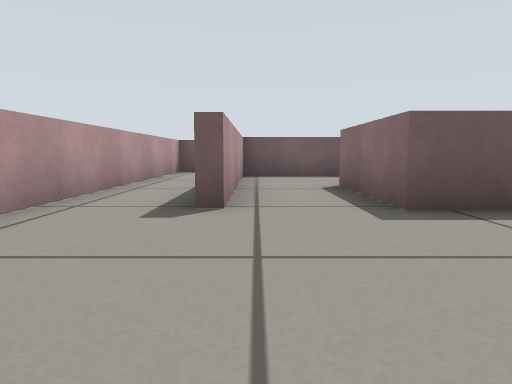
[1] (above)

24 first-person views from a walk through a world built for the Gazebo simulator. The camera is 0.29 m above the floor, tilts 6° down and sees 70° across. The floor is counted in squares, 0.5 m on a side. Each view is taken from the middle of a square. On the plan, view 1 faces up. The plan holds only what a view shows up to about 10 squares ahead; the rest is blank.

[2]
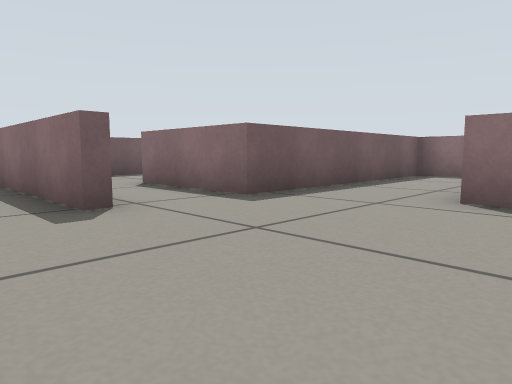

[3]
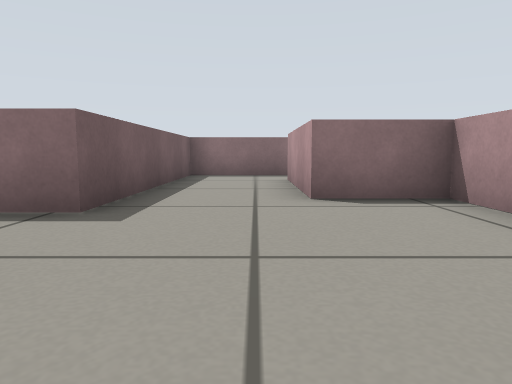

[4]
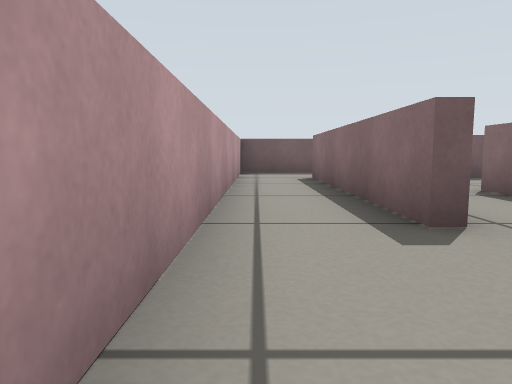

[5]
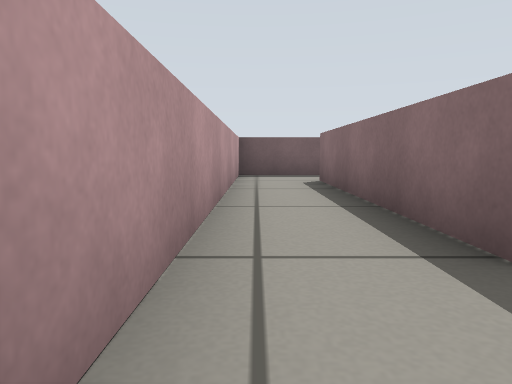

[6]
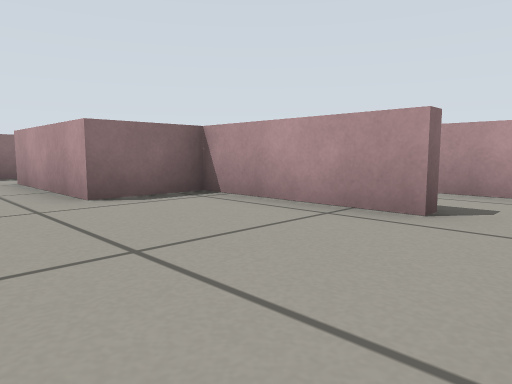

[7]
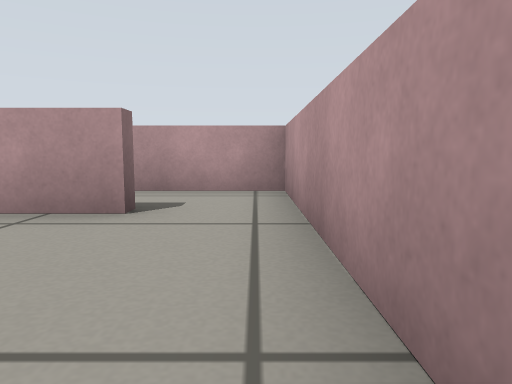

[8]
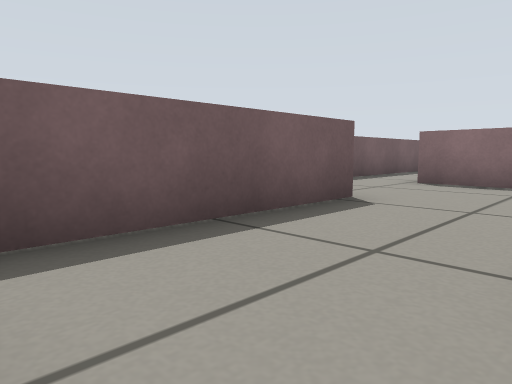

[9]
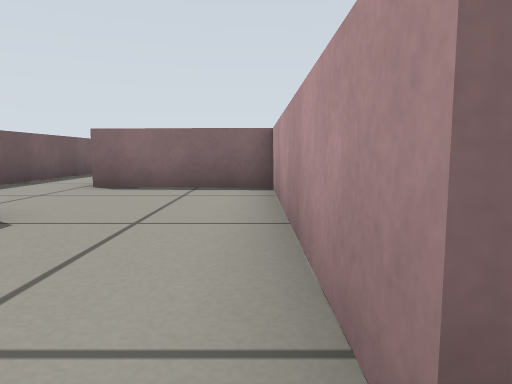

[10]
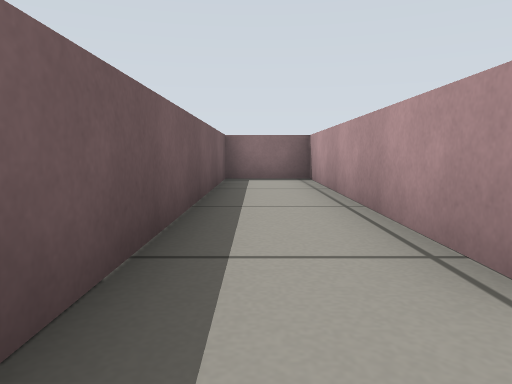

[11]
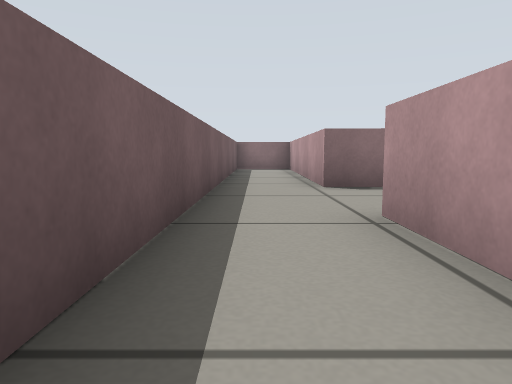

[12]
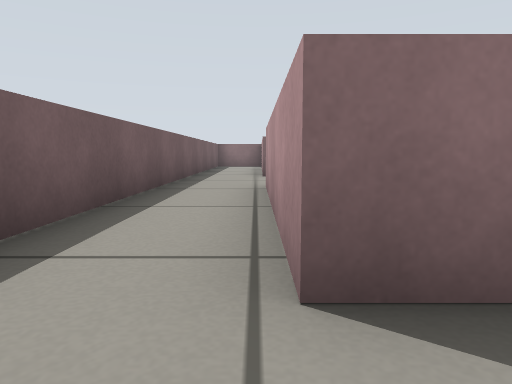

[13]
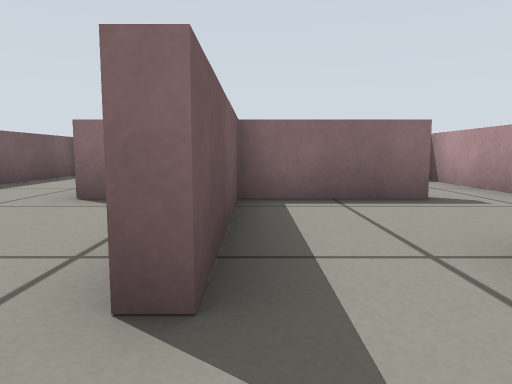

[14]
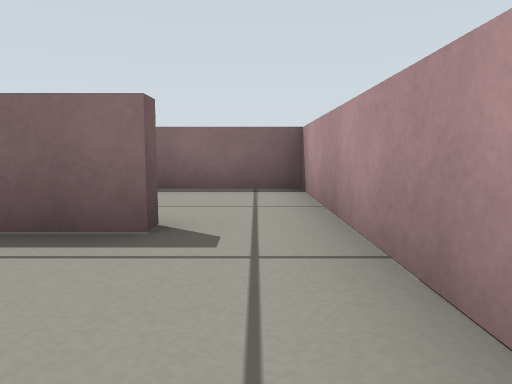

[15]
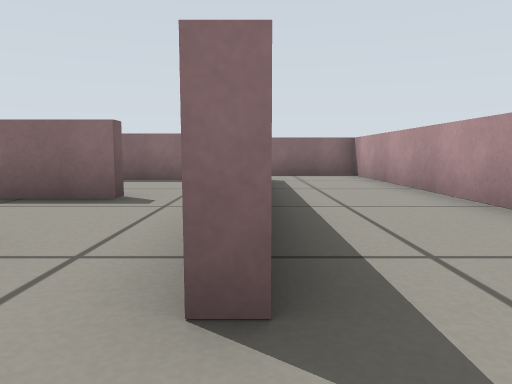

[16]
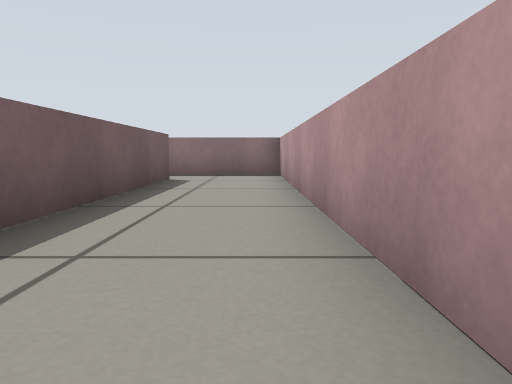

[17]
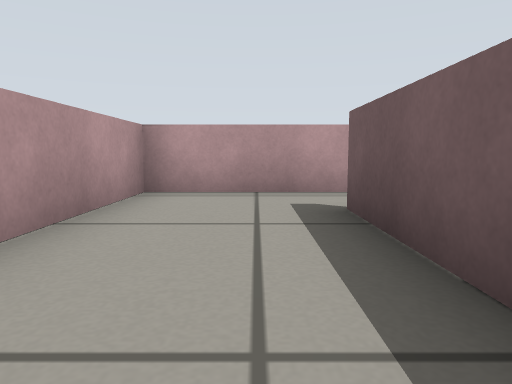

[18]
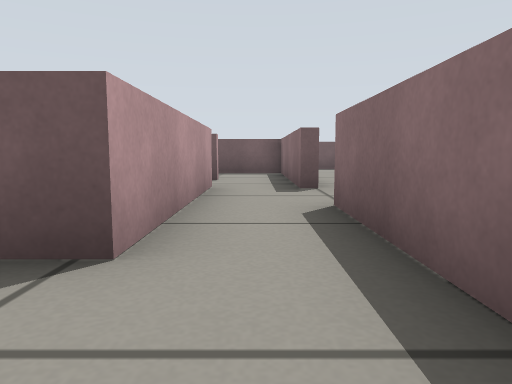

[19]
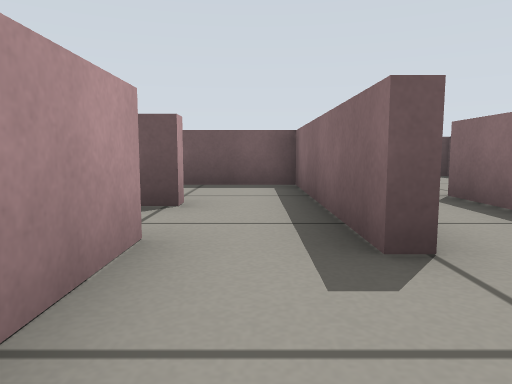

[20]
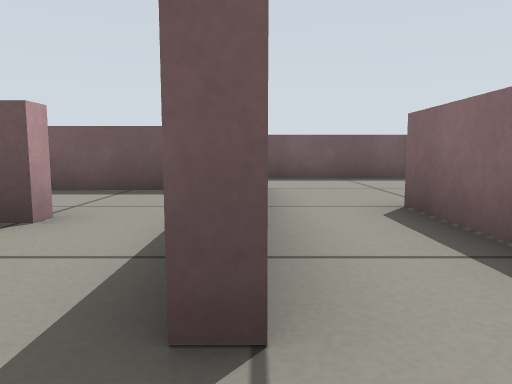

[21]
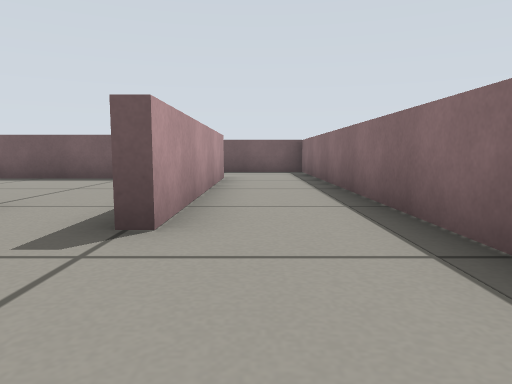

[22]
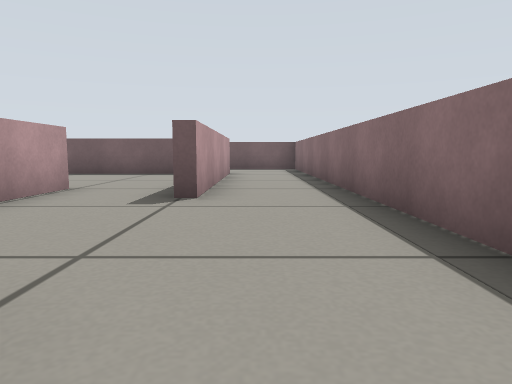

[23]
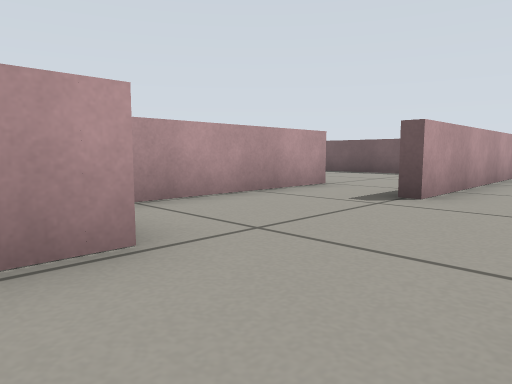

[24]
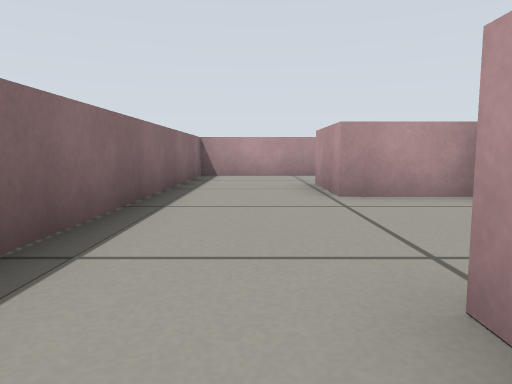

### Floor plan
Ten units are one square. View 1 is at (0, 0); x grows to the right and y downward. Boxes are objects, and circles mark ways between rooms. Rooms are numbered by the first view taken in them; rooms with no view inside come last. Other rooms are left out.
<svg viewBox="-30 -122 180 204">
<path fill="none" stroke="#000" d="M-6 -37 -6 -99M-3 -91 -3 -39M44 -95 -4 -95M-6 5 26 5 26 -13 62 -13M-24 -104 -24 6M79 -15 79 -37 15 -37 15 -67 72 -67 73 -98M73 -98 145 -98 145 -117 -25 -117M-6 -99 44 -98M-24 -114 -24 -104M4 8 -6 8 -6 5M-24 6 -24 26 0 26M-24 46 -24 56M62 5 62 51 -9 51M-24 56 -24 77 79 76 79 29M81 10 79 10 79 -15M62 -13 62 -10 56 -10M122 -66 122 -6M99 -20 99 20M100 29 119 29 119 50M145 46 145 -81M120 -64 70 -64M10 48 35 48M96 -2 96 -20M26 33 26 8 4 8"/>
<circle cx="-20" cy="-110" r="3" fill="#2a7"/>
<circle cx="55" cy="-100" r="3" fill="#2a7"/>
<circle cx="-15" cy="10" r="3" fill="#2a7"/>
<circle cx="70" cy="-10" r="3" fill="#2a7"/>
<circle cx="0" cy="20" r="3" fill="#2a7"/>
<circle cx="-15" cy="50" r="3" fill="#2a7"/>
<circle cx="0" cy="40" r="3" fill="#2a7"/>
<circle cx="80" cy="15" r="3" fill="#2a7"/>
<circle cx="110" cy="-10" r="3" fill="#2a7"/>
<circle cx="90" cy="-5" r="3" fill="#2a7"/>
<circle cx="15" cy="30" r="3" fill="#2a7"/>
<text x="10" y="-50">1</text>
<text x="60" y="-110">2</text>
<text x="-10" y="20">3</text>
<text x="-10" y="40">4</text>
<text x="40" y="60">5</text>
<text x="130" y="-40">6</text>
<text x="90" y="-40">7</text>
<text x="20" y="40">8</text>
<text x="90" y="0">9</text>
<text x="10" y="20">10</text>
</svg>
Room 1 opens to room 2. Room 1 opens to room 3. Room 1 opens to room 5. Room 3 opens to room 10. Room 4 opens to room 5. Room 4 opens to room 8. Room 5 opens to room 9. Room 6 opens to room 7. Room 7 opens to room 9. Room 8 opens to room 10.

Where each view was taken, in squares from view 1:
view 1: 0 up, 0 right, facing up
view 2: 0 up, 2 left, facing up-right
view 3: 2 up, 2 left, facing right
view 4: 1 up, 2 left, facing up
view 5: 2 up, 2 left, facing up
view 6: 3 up, 2 left, facing down-right
view 7: 3 up, 2 left, facing down
view 8: 7 up, 0 right, facing up-right
view 9: 7 up, 1 right, facing right
view 10: 11 up, 6 right, facing right
view 11: 11 up, 1 right, facing right
view 12: 10 up, 2 left, facing right
view 13: 1 down, 2 left, facing right
view 14: 4 down, 0 right, facing right
view 15: 5 down, 2 left, facing right
view 16: 7 down, 2 left, facing right
view 17: 6 down, 3 right, facing left
view 18: 7 down, 7 right, facing up
view 19: 3 down, 7 right, facing up
view 20: 2 down, 8 right, facing up
view 21: 2 down, 13 right, facing up
view 22: 4 down, 13 right, facing up
view 23: 4 down, 14 right, facing up-left
view 24: 2 up, 13 right, facing down
